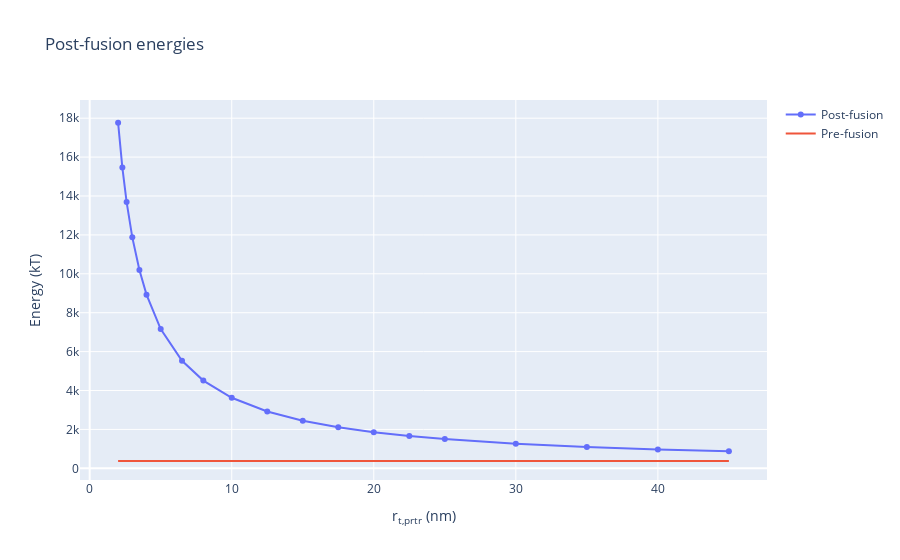

The cell this chart's notebook holds for it:
### Markdown cell above
"Simulation parameter" validation: 
- Logical trend in GPost1: PASS
- zRim values match desired values: PASS
- Sufficient z resolution: PASS
    - Each of the GPost1 change by less than 1 kT when increasing zSteps from 100 --> 1000

## Comparing pre-fusion energy vs post-fusion energy

### Code cell
print("Some relevant pore energies below.")
print("Note that these numbers should not be taken at face-value since the hypothetical pores are huge.")
print("Pore Gb for pore radius 400 nm, pore_rt = 15: ",GToroidalPore(15,R0,Kb))
print("Pore Gb for pore radius 400 nm, pore_rt = 25: ",GToroidalPore(25,R0,Kb))
print("Pore Gb for pore radius 400 nm, pore_rt = 50: ",GToroidalPore(50,R0,Kb))

GPreArr = np.zeros(np.amax(rim_rt).astype(int)) # np.amax() yields a numpy float so cast to int
print(GPreArr)
for a in range(0,GPreArr.size):
    GPreArr[a] = GPre

vsPlot = go.Figure()
vsPlot.add_trace(go.Scatter(x=rim_rt, y=GPost, mode='markers + lines', name='Post-fusion'))
vsPlot.add_trace(go.Scatter(x=rim_rt, y=GPreArr, mode='lines', name='Pre-fusion'))
vsPlot.update_layout(title="Post-fusion energies",
                        xaxis_title="r<sub>t,prtr</sub> (nm)", yaxis_title="Energy (kT)")
vsPlot.show()

### Figure 1 — Plotly figure (JSON) as saved in the notebook; plotly's stock layout.template omitted (floating-point values rounded to 4 significant figures)
{"data": [{"mode": "markers+lines", "name": "Post-fusion", "type": "scatter", "x": [2, 2.3, 2.6, 3, 3.5, 4, 5, 6.5, 8, 10, 12.5, 15, 17.5, 20, 22.5, 25, 30, 35, 40, 45], "y": [17770.0, 15460.0, 13690.0, 11880.0, 10190.0, 8930.0, 7162.0, 5531.0, 4511.0, 3627.0, 2920.0, 2448.0, 2111.0, 1859.0, 1662.0, 1504.0, 1268.0, 1099.0, 972.2, 873.3]}, {"mode": "lines", "name": "Pre-fusion", "type": "scatter", "x": [2, 2.3, 2.6, 3, 3.5, 4, 5, 6.5, 8, 10, 12.5, 15, 17.5, 20, 22.5, 25, 30, 35, 40, 45], "y": [377.0, 377.0, 377.0, 377.0, 377.0, 377.0, 377.0, 377.0, 377.0, 377.0, 377.0, 377.0, 377.0, 377.0, 377.0, 377.0, 377.0, 377.0, 377.0, 377.0, 377.0, 377.0, 377.0, 377.0, 377.0, 377.0, 377.0, 377.0, 377.0, 377.0, 377.0, 377.0, 377.0, 377.0, 377.0, 377.0, 377.0, 377.0, 377.0, 377.0, 377.0, 377.0, 377.0, 377.0, 377.0]}], "layout": {"autosize": true, "title": {"text": "Post-fusion energies"}, "xaxis": {"autorange": true, "range": [-0.5724, 47.57], "title": {"text": "r<sub>t,prtr</sub> (nm)"}, "type": "linear"}, "yaxis": {"autorange": true, "range": [-604.2, 19020.0], "title": {"text": "Energy (kT)"}, "type": "linear"}}}
